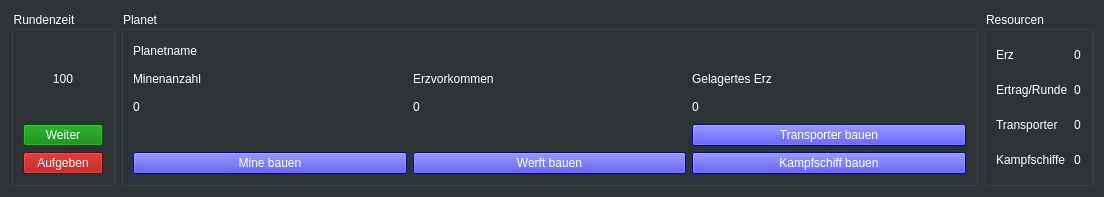
<?xml version="1.0" encoding="UTF-8"?>
<ui version="4.0">
 <class>Infobar</class>
 <widget class="QWidget" name="Infobar">
  <property name="geometry">
   <rect>
    <x>0</x>
    <y>0</y>
    <width>1104</width>
    <height>197</height>
   </rect>
  </property>
  <property name="windowTitle">
   <string>Form</string>
  </property>
  <property name="styleSheet">
   <string notr="true">background-color: rgb(46, 52, 54);</string>
  </property>
  <layout class="QGridLayout" name="gridLayout">
   <item row="0" column="0">
    <layout class="QHBoxLayout" name="horizontalLayout">
     <item>
      <widget class="QGroupBox" name="rundenzeit">
       <property name="styleSheet">
        <string notr="true">color: rgb(255, 255, 255);</string>
       </property>
       <property name="title">
        <string>Rundenzeit</string>
       </property>
       <layout class="QGridLayout" name="gridLayout_2">
        <item row="0" column="0">
         <layout class="QVBoxLayout" name="verticalLayout">
          <item>
           <widget class="QLabel" name="timer">
            <property name="text">
             <string>100</string>
            </property>
            <property name="alignment">
             <set>Qt::AlignCenter</set>
            </property>
           </widget>
          </item>
          <item>
           <widget class="QPushButton" name="weiter">
            <property name="styleSheet">
             <string notr="true">background-color: green;</string>
            </property>
            <property name="text">
             <string>Weiter</string>
            </property>
           </widget>
          </item>
          <item>
           <widget class="QPushButton" name="aufgeben">
            <property name="styleSheet">
             <string notr="true">background-color: rgb(164, 0, 0);</string>
            </property>
            <property name="text">
             <string>Aufgeben</string>
            </property>
           </widget>
          </item>
         </layout>
        </item>
       </layout>
      </widget>
     </item>
     <item>
      <widget class="QGroupBox" name="planet">
       <property name="sizePolicy">
        <sizepolicy hsizetype="Expanding" vsizetype="Preferred">
         <horstretch>0</horstretch>
         <verstretch>0</verstretch>
        </sizepolicy>
       </property>
       <property name="baseSize">
        <size>
         <width>0</width>
         <height>0</height>
        </size>
       </property>
       <property name="styleSheet">
        <string notr="true">color: rgb(255, 255, 255);</string>
       </property>
       <property name="title">
        <string>Planet</string>
       </property>
       <layout class="QGridLayout" name="gridLayout_5">
        <item row="1" column="0">
         <layout class="QGridLayout" name="gridLayout_4">
          <item row="7" column="2">
           <widget class="QLabel" name="erzlager_value">
            <property name="text">
             <string>0</string>
            </property>
           </widget>
          </item>
          <item row="6" column="0">
           <widget class="QLabel" name="minenanzahl">
            <property name="text">
             <string>Minenanzahl</string>
            </property>
           </widget>
          </item>
          <item row="6" column="2">
           <widget class="QLabel" name="erzlager">
            <property name="text">
             <string>Gelagertes Erz</string>
            </property>
           </widget>
          </item>
          <item row="9" column="1">
           <widget class="QPushButton" name="werft_bauen">
            <property name="styleSheet">
             <string notr="true">background-color: blue;</string>
            </property>
            <property name="text">
             <string>Werft bauen</string>
            </property>
           </widget>
          </item>
          <item row="7" column="1">
           <widget class="QLabel" name="erzvorkommen_value">
            <property name="text">
             <string>0</string>
            </property>
           </widget>
          </item>
          <item row="7" column="0">
           <widget class="QLabel" name="minenanzahl_value">
            <property name="text">
             <string>0</string>
            </property>
           </widget>
          </item>
          <item row="9" column="2">
           <widget class="QPushButton" name="kampfschiff_bauen">
            <property name="styleSheet">
             <string notr="true">background-color: blue;</string>
            </property>
            <property name="text">
             <string>Kampfschiff bauen</string>
            </property>
           </widget>
          </item>
          <item row="8" column="2">
           <widget class="QPushButton" name="transporter_bauen">
            <property name="styleSheet">
             <string notr="true">background-color: blue;</string>
            </property>
            <property name="text">
             <string>Transporter bauen</string>
            </property>
           </widget>
          </item>
          <item row="9" column="0">
           <widget class="QPushButton" name="mine_bauen">
            <property name="enabled">
             <bool>true</bool>
            </property>
            <property name="styleSheet">
             <string notr="true">background-color: blue;</string>
            </property>
            <property name="text">
             <string>Mine bauen</string>
            </property>
           </widget>
          </item>
          <item row="6" column="1">
           <widget class="QLabel" name="erzvorkommen">
            <property name="text">
             <string>Erzvorkommen</string>
            </property>
           </widget>
          </item>
          <item row="5" column="0">
           <widget class="QLabel" name="planetname">
            <property name="text">
             <string>Planetname</string>
            </property>
           </widget>
          </item>
         </layout>
        </item>
       </layout>
      </widget>
     </item>
     <item>
      <widget class="QGroupBox" name="resourcen">
       <property name="styleSheet">
        <string notr="true">color: rgb(255, 255, 255);</string>
       </property>
       <property name="title">
        <string>Resourcen</string>
       </property>
       <layout class="QGridLayout" name="gridLayout_3">
        <item row="0" column="0">
         <layout class="QGridLayout" name="gridLayout_6">
          <item row="5" column="0">
           <widget class="QLabel" name="kampfschiffe">
            <property name="text">
             <string>Kampfschiffe</string>
            </property>
           </widget>
          </item>
          <item row="4" column="0">
           <widget class="QLabel" name="transporter">
            <property name="text">
             <string>Transporter</string>
            </property>
           </widget>
          </item>
          <item row="4" column="1">
           <widget class="QLabel" name="transporter_value">
            <property name="text">
             <string>0</string>
            </property>
           </widget>
          </item>
          <item row="5" column="1">
           <widget class="QLabel" name="kampschiffe_value">
            <property name="text">
             <string>0</string>
            </property>
           </widget>
          </item>
          <item row="3" column="0">
           <widget class="QLabel" name="ertrag">
            <property name="text">
             <string>Ertrag/Runde</string>
            </property>
           </widget>
          </item>
          <item row="3" column="1">
           <widget class="QLabel" name="ertrag_value">
            <property name="text">
             <string>0</string>
            </property>
           </widget>
          </item>
          <item row="2" column="0">
           <widget class="QLabel" name="erz">
            <property name="text">
             <string>Erz</string>
            </property>
           </widget>
          </item>
          <item row="2" column="1">
           <widget class="QLabel" name="erz_value">
            <property name="sizePolicy">
             <sizepolicy hsizetype="Preferred" vsizetype="Preferred">
              <horstretch>0</horstretch>
              <verstretch>0</verstretch>
             </sizepolicy>
            </property>
            <property name="text">
             <string>0</string>
            </property>
           </widget>
          </item>
         </layout>
        </item>
       </layout>
      </widget>
     </item>
    </layout>
   </item>
  </layout>
 </widget>
 <tabstops>
  <tabstop>weiter</tabstop>
  <tabstop>aufgeben</tabstop>
  <tabstop>mine_bauen</tabstop>
  <tabstop>werft_bauen</tabstop>
  <tabstop>kampfschiff_bauen</tabstop>
 </tabstops>
 <resources/>
 <connections/>
</ui>
